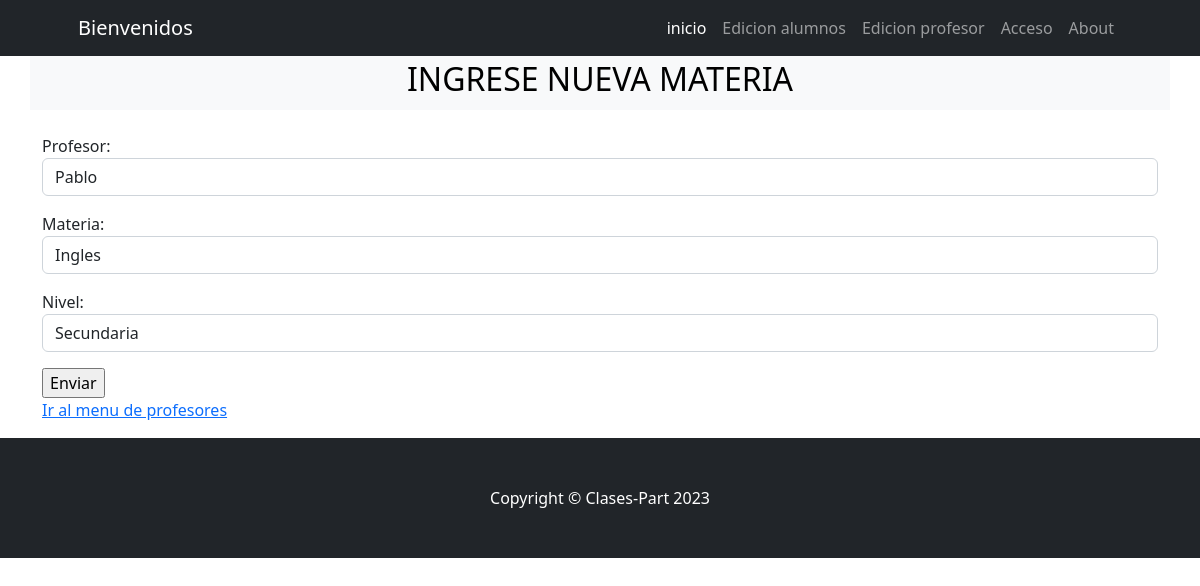
Page /profesor_materia/profesor_materia/update/1 on the committed database.
### profesor_materia/models.py (models this page shows, shortened)
class profesor_materia(models.Model):
    profesor = models.ForeignKey(modelosProf.profesor, on_delete= models.SET_NULL, null= "True", blank= "True")
    materia = models.ForeignKey(modelosMat.materia, on_delete= models.SET_NULL, null= "True", blank= "True")
    nivel = models.ForeignKey(modelosnivel.nivel, on_delete= models.SET_NULL, null= "True", blank= "True", )

### profesor_materia/views.py (the view)
# urls.py: path("profesor_materia/update/<int:pk>", views.profesor_materiaUpdate.as_view(), name="profesor_materia_update")
class profesor_materiaUpdate(UpdateView):
    model = models.profesor_materia
    form_class = forms.profesor_materiaForm
    success_url = reverse_lazy("profesor:profesor_list")

### profesor_materia/forms.py
class profesor_materiaForm(forms.ModelForm):
       class Meta:
        model = models.profesor_materia
        fields = "__all__"
        widgets = {
            "profesor": forms.Select(attrs={"class": "form-control"}),
            "materia": forms.Select(attrs={"class": "form-control"}),
            "nivel": forms.Select(attrs={"class": "form-control"}),
        }

### materia/models.py (called while the page is built)
    def __str__(self) -> str:
        return f"{self.descripcion} "

### nivel/models.py (called while the page is built)
    def __str__(self):
        return f"{self.descripcion}"

### profesor/models.py (called while the page is built)
    def __str__(self) -> str:
        return f"{self.nombre}"

### profesor_materia/templates/profesor_materia/profesor_materia_form.html (shortened to what this page needs)
{% extends 'base.html' %}
{% block title %}
    <h2> Ingrese nueva materia </h2>
{% endblock title %}
{% block content %}
    <form action=""  method="post">
        <table>
            {{ form.as_p }}
            <input type="submit" value="Enviar">
        </table>
        <p><a href=" {% url 'profesor_materia:profesor_materia_list' %} " > Ir al menu de profesores</a></p>
    </form>
{% endblock content %}

### rows in the picture
profesor_materia: profesor "Pablo", materia "Ingles", nivel "Secundaria"
